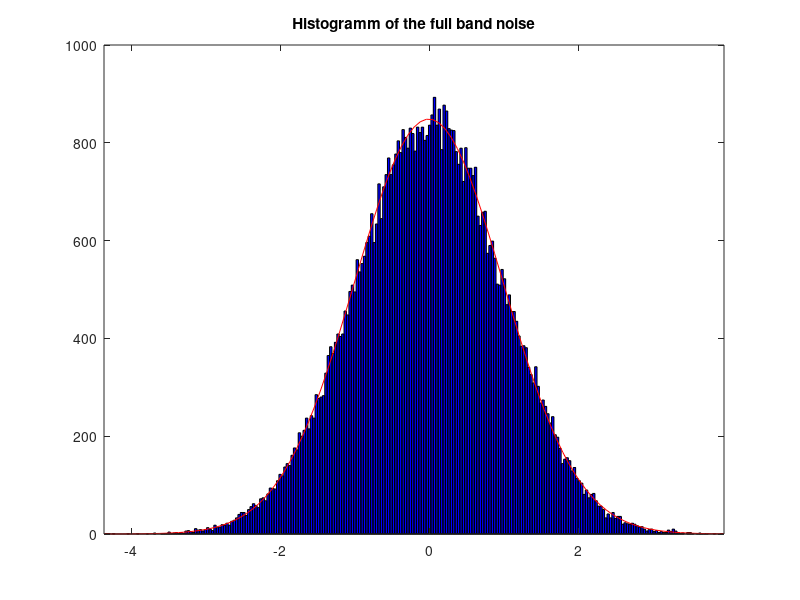

Write the MATLAB code that produced this figure. (Note: this script raises an error after producing the figure.)
function test_noises ()
% test_noises.m

N  = 65536;
Fs = 96000;
F  = 10000;
Wc = 2 * F / Fs;
Rp = 0.01;
Rs = 3;
As = 96;
f  = Fs * (0:(N/2-1)) / N;

gaussian_noise    = randn (1, N);
gaussian_variance = var (gaussian_noise);
fig = 1;
figure  (fig);
histfit (gaussian_noise);
title   ('Histogramm of the full band noise'),

%%% Butter
fig = 2;
[b_butter, a_butter] = butter (4, Wc);
butter_noise         = filter (b_butter, a_butter, gaussian_noise);
butter_variance      = var (butter_noise);
butter_psd           = 10 * log (psd (butter_noise));
figure (fig);
plot   (f, butter_psd (1:N/2));
grid   ('on')
title  ('PSD of a butterworth filtered noise');
xlabel ('frequencies in Hz');
ylabel ('dB');
figure (fig + 1);
histfit (butter_noise);
title   ('Histogramm of the butterwoth filtered noise')
disp   ('BUTTERWORTH'),
disp   ('variance of noise filtered with butterwoth:'),
disp   (butter_variance),
disp   ('Variances rate:'),
disp   (butter_variance / gaussian_variance),
disp   ('Pass band rate:'),
disp   (Wc),
disp   ('');

%%% Cheby1
fig = fig + 2;
[b_cheby1, a_cheby1] = cheby1 (4, Rp, Wc);
cheby1_noise         = filter (b_cheby1, a_cheby1, gaussian_noise);
cheby1_variance      = var (cheby1_noise);
cheby1_psd           = 10 * log (psd (cheby1_noise));
figure (fig);
plot   (f, cheby1_psd (1:N/2));
grid   ('on')
title  ('PSD of a cheby1 filtered noise');
xlabel ('frequencies in Hz');
ylabel ('dB');
figure (fig + 1);
histfit (cheby1_noise);
title   ('Histogramm of the cheby1 filtered noise')
disp   ('CHEBY 1')
disp   ('variance of noise filtered with cheby1:'),
disp   (cheby1_variance),
disp   ('Variances rate:'),
disp   (cheby1_variance / gaussian_variance),
disp   ('Pass band rate:'),
disp   (Wc),
disp   (''),

%%% Cheby2
%fig = fig + 2;
%[b_cheby2, a_cheby2] = cheby2 (4, Rs, Wc);
%cheby2_noise         = filter (b_cheby2, a_cheby2, gaussian_noise);
%cheby2_variance      = var (cheby2_noise);
%cheby2_psd           = 10 * log (psd (cheby2_noise));
%figure (fig);
%plot   (f, cheby2_psd (1:N/2));
%grid   ('on')
%title  ('PSD of a cheby2 filtered noise');
%xlabel ('frequencies in Hz');
%ylabel ('dB');
%disp   ('variance of noise filtered with cheby2:'),
%disp   (cheby2_variance),
%disp   ('Variances rate:'),
%disp   (cheby2_variance / gaussian_variance),
%disp   ('Pass band rate:'),
%disp   (Wc),
%figure (fig + 1);
%histfit (cheby2_noise);
%title   ('Histogramm of the cheby2 filtered noise')

%%% Ellip
fig = fig + 2;
[b_ellip, a_ellip ] = ellip  (4, Rp, As, Wc);
ellip_noise         = filter (b_ellip, a_ellip, gaussian_noise);
ellip_variance      = var (ellip_noise);
ellip_psd           = 10 * log (psd (ellip_noise));
figure (fig);
plot   (f, ellip_psd (1:N/2));
grid   ('on')
title  ('PSD of a ellip filtered noise');
xlabel ('frequencies in Hz');
ylabel ('dB');
figure (fig + 1);
histfit (ellip_noise);
title   ('Histogramm of the ellip filtered noise')
disp   ('ELLIP'),
disp   ('variance of noise filtered with ellip:'),
disp   (ellip_variance),
disp   ('Variances rate:'),
disp   (ellip_variance / gaussian_variance),
disp   ('Pass band rate:'),
disp   (Wc),
disp   (''),
